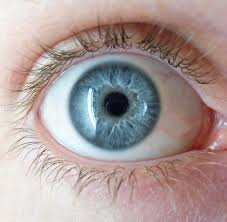
#> input picture eye1(50).jpg, 227 x 222 px
$ python project.py
#> lines starting #> are read from the running program, lines starting #| are printed output that depends on the picture; after the words box and inside, x2 and y2 are one past the last pixel; in counts of white or black regions, pixels touching at a corner belong together
import cv2
import numpy as np
import matplotlib.pyplot as plt

# Göz referansı (mm cinsinden)
eye_diameter_mm = 24

# Resmi oku ve grayscale'e dönüştür
def preprocess_image(image_path):
#> called with image_path = 'eye1(50).jpg'
    img = cv2.imread(image_path)
#> img is the input picture: shape (222, 227, 3); mean B, G, R 152.7, 155.3, 170.6
    gray = cv2.cvtColor(img, cv2.COLOR_BGR2GRAY)
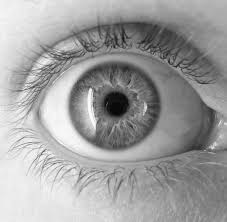
#> gray: shape (222, 227); min 4, max 254, mean 159.6
    return img, gray

# Gaussian blur uygulama
def apply_gaussian_blur(gray):
    blurred = cv2.GaussianBlur(gray, (5, 5), 0)
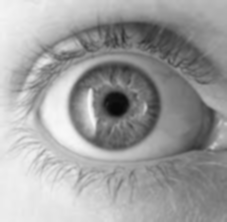
#> blurred: shape (222, 227); min 8, max 247, mean 159.6
    cv2.imshow("Gaussian Filter", blurred)
    return blurred

# Corrosion and swelling (Erozyon ve dilasyon uygulama)
def erosion_dilation(blurred):
    kernel = np.ones((5, 5), np.uint8)                  # 5x5'lik birim kernel matrisi oluşturuldu
    eroded = cv2.erode(blurred, kernel, iterations=3)  # Görüntüdeki parlak alanları (beyaz pikselleri) aşındırır.
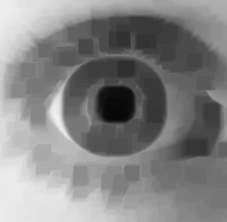
#> eroded: shape (222, 227); min 8, max 240, mean 131.6
    cv2.imshow("Erosion Image", eroded)
    dilated = cv2.dilate(eroded, kernel, iterations=3)
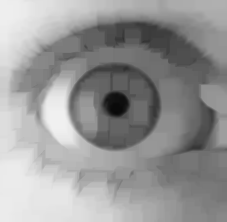
#> dilated: shape (222, 227); min 8, max 240, mean 151.5
    cv2.imshow("Dilation Image", dilated)
    return dilated

# Threshold segmentasyonu (Eşikleme)
def threshold_segmentation(dilated):
    _, thresholded = cv2.threshold(dilated, 50, 255, cv2.THRESH_BINARY)
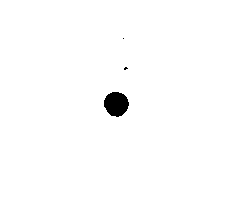
#> thresholded: shape (222, 227); 99% white; 3 black regions (2 under 20 px), largest, box (x1, y1, x2, y2) and area: (104, 92, 129, 117) 475
    cv2.imshow("Threshold Image", thresholded)
    return thresholded

# Edge extraction (Kenarları çıkarma)
def edge_extraction(thresholded):
    edges = cv2.Canny(thresholded, 100, 200)
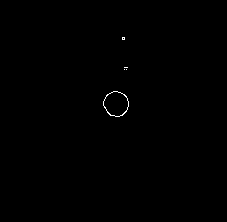
#> edges: shape (222, 227); 0.19% white in thin lines or dots, all inside (x1, y1, x2, y2) = (103, 37, 129, 117)
    cv2.imshow("Edge Extraction Image", edges)
    return edges

# Elips fit etme ve çap ölçme
def fit_pupil_contour(img, edges, reference_eye_diameter_mm):
    # Kenarlardaki konturları bul
#> called with reference_eye_diameter_mm = 24
    contours, _ = cv2.findContours(edges, cv2.RETR_EXTERNAL, cv2.CHAIN_APPROX_SIMPLE)
#> contours = 5 contours, 4 with area under 20; largest, box (x1, y1, x2, y2) and area: (103, 91, 129, 117) 478
    # En büyük konturu seç
    largest_contour = max(contours, key=cv2.contourArea)
#> largest_contour = contour of 44 points, box (x1, y1, x2, y2) (103, 91, 129, 117), area 478

    # Elips fit et
    if len(largest_contour) >= 5:                          # Elips fit etmek için en az 5 nokta gereklidir
        ellipse = cv2.fitEllipse(largest_contour)          # Elde edilen kontura elips oturtur
#> ellipse = ((115.8, 103.5), (24.25, 25.15), 136.7)
        center, (major_axis, minor_axis), angle = ellipse
#> center = (115.8, 103.5); major_axis = 24.25; minor_axis = 25.15; angle = 136.7

        # Elipsin merkezi ve yarıçapları
        center = tuple(map(int, center))                   # Merkez (x, y)
#> center = (115, 103)
        major_axis = int(major_axis)                       # Büyük eksen (x eksenindeki çap)
#> major_axis = 24
        minor_axis = int(minor_axis)                       # Küçük eksen (y eksenindeki çap)
#> minor_axis = 25

        # Görüntüde elipsi çizme
        cv2.ellipse(img, ellipse, (0, 255, 0), 2)          # Yeşil Renkte bir Elips çizme
        cv2.circle(img, center, 2, (0, 0, 255), 3)         # Elipsin merkezine bir kırmızı nokta
        cv2.putText(img, f'Major Axis: {major_axis}px', (center[0] - 50, center[1] - major_axis - 10),
                    cv2.FONT_HERSHEY_SIMPLEX, 0.6, (255, 255, 255), 2)
        cv2.putText(img, f'Minor Axis: {minor_axis}px', (center[0] - 50, center[1] - minor_axis + 10),
                    cv2.FONT_HERSHEY_SIMPLEX, 0.6, (255, 255, 255), 2)
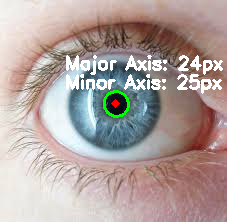
#> img: shape (222, 227, 3); mean B, G, R 157.9, 161.7, 176.1

        print(f"Major Axis (X ekseni çapı, piksel cinsinden): {major_axis}")
#| Major Axis (X ekseni çapı, piksel cinsinden): 24
        print(f"Minor Axis (Y ekseni çapı, piksel cinsinden): {minor_axis}")
#| Minor Axis (Y ekseni çapı, piksel cinsinden): 25

        # Referans Değeri ile Fiziksel çapı hesaplama
        eye_radius_pixels = 144                                      # Referans olarak gözün çapı piksel cinsinden karşılığı
        pixel_to_mm_ratio = eye_diameter_mm /( eye_radius_pixels)    # Piksel başına mm dönüşümü

        # Pupil çapını mm cinsinden hesapla
        pupil_diameter_mm_major = major_axis * pixel_to_mm_ratio
#> pupil_diameter_mm_major = 4
        pupil_diameter_mm_minor = minor_axis * pixel_to_mm_ratio
#> pupil_diameter_mm_minor = 4.17
        print(f"X Axis (mm cinsinden): {pupil_diameter_mm_major:.2f} mm")
#| X Axis (mm cinsinden): 4.00 mm
        print(f"Y Axis (mm cinsinden): {pupil_diameter_mm_minor:.2f} mm")
#| Y Axis (mm cinsinden): 4.17 mm

        return pupil_diameter_mm_major, pupil_diameter_mm_minor, img
    else:
        print("Elips fit etmek için yeterli sayıda nokta yok.")
        return None, None, img

# Ana fonksiyon
def main(image_path):
    img, gray_image = preprocess_image(image_path)

    blurred_image = apply_gaussian_blur(gray_image)
    dilated_image = erosion_dilation(blurred_image)
    thresholded_image = threshold_segmentation(dilated_image)
    edges = edge_extraction(thresholded_image)

    # Daireyi fit et ve çapı ölçme
    pupil_diameter_mm_major, pupil_diameter_mm_minor, result_img = fit_pupil_contour(img.copy(), edges, eye_diameter_mm)
#> pupil_diameter_mm_major = 4; pupil_diameter_mm_minor = 4.17

    if pupil_diameter_mm_major and pupil_diameter_mm_minor:
        print(f"Major Axis (X ekseni çapi): {pupil_diameter_mm_major:.2f} mm")
#| Major Axis (X ekseni çapi): 4.00 mm
        print(f"Minor Axis (Y ekseni çapi): {pupil_diameter_mm_minor:.2f} mm")
#| Minor Axis (Y ekseni çapi): 4.17 mm

    cv2.imshow("Pupil Diameter Detection", result_img)

    plt.imshow(result_img)
    plt.title(f"X Axis: {pupil_diameter_mm_major:.2f} mm, Y Axis: {pupil_diameter_mm_minor:.2f} mm")
    plt.axis('off')
    plt.show()

    cv2.waitKey(0)
    cv2.destroyAllWindows()

image_path = "eye1(50).jpg"  # Resmin yolu

# Ana fonksiyonu çağırma
if __name__ == "__main__":
    main(image_path)
